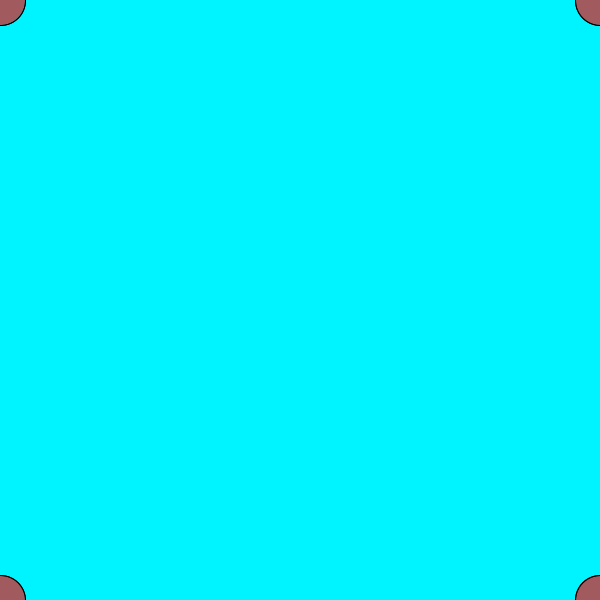
Frame 1 (no input)
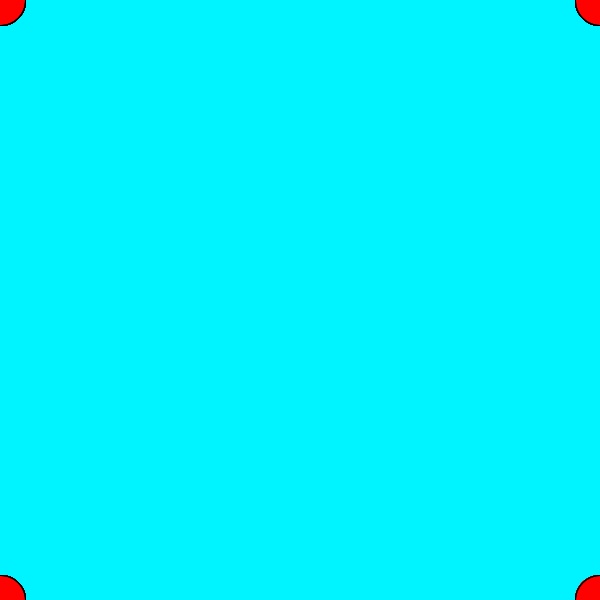
Frame 60 (the mouse pressed at the canvas centre just before this capture)
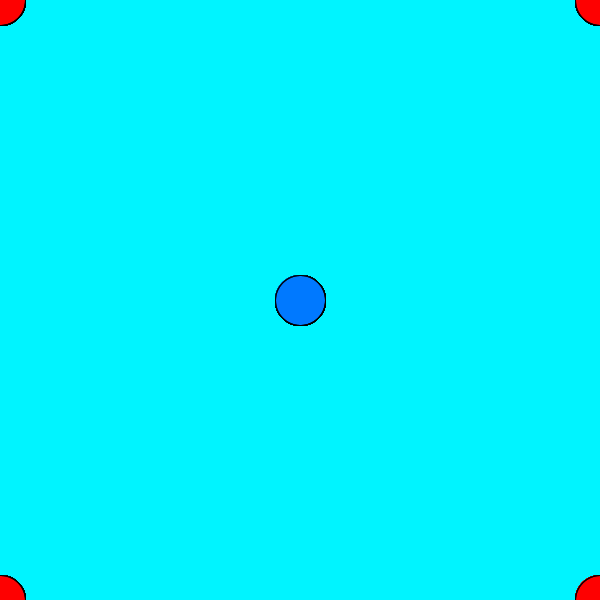
Frame 120 (the mouse held since frame 60 and released just before this capture)

The Processing sketch that drew these frames (run headless with seeded random() and noise(); from frame 60 on, the mouse is pressed at the canvas centre):

// Processing sketch: processing_135355
// ── processing_135355.pde

void setup() {
  size(600, 600);
  colorMode(HSB);
  background(random(200),255,255);
}
void draw() {
  
  fill(mouseX/2,255,255,100);
  ellipse(mouseX, mouseY,50, 50);
  ellipse(mouseY, mouseX,50, 50);
  ellipse(height-mouseY, width-mouseX,50, 50);
  ellipse(width-mouseX,height-mouseY,50, 50);
  ellipse(height-mouseY, mouseX,50, 50);
  ellipse(mouseX,height-mouseY,50, 50);
  ellipse(mouseY, width-mouseX,50, 50);
  ellipse(width-mouseX,mouseY,50, 50);
}
